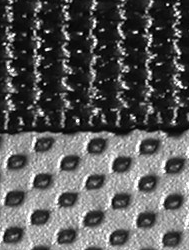
%> input picture data/spectral_data/bag.png, 189 x 250 px
$ octave task2.m   (GNU Octave 9; MATLAB toolbox functions it lacks are replaced by stand-ins)
%> lines starting %> are read from the running program, lines starting %| are printed output that depends on the picture
### data/pairwise_distances.m
function D = pairwise_distances(X,Y)
%D = PAIRWISE_DISTANCES(X,Y)   Distances between points from two sets
% X and Y, an n-times-d and an m-times-d matrix with points in each row
% D, n-times-m matriw with pointwise distances

n = size(X,1);
m = size(Y,1);
D = zeros(n,m);
for i = 1:size(X,2)
    D = D + (X(:,i)*ones(1,m)-ones(n,1)*Y(:,i)').^2;
end

### data/task2.m
clear
close all
addpath('spectral_functions')

I = imread('bag.png');
%> I is the input picture: size 250x189 uint8; min 0, max 255, mean 89.3
I = double(I(221:250,1:30));
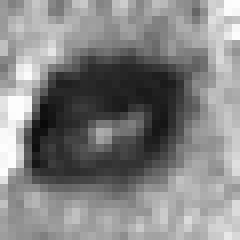
%> I: size 30x30 double (shown 8 times larger); min 9, max 253, mean 131.5

[X,Y] = ndgrid(1:size(I,1),1:size(I,2));
P = pairwise_distances([X(:),Y(:)],[X(:),Y(:)]);
%> after the loop in pairwise_distances, `for i = 1:size(X,2)`:
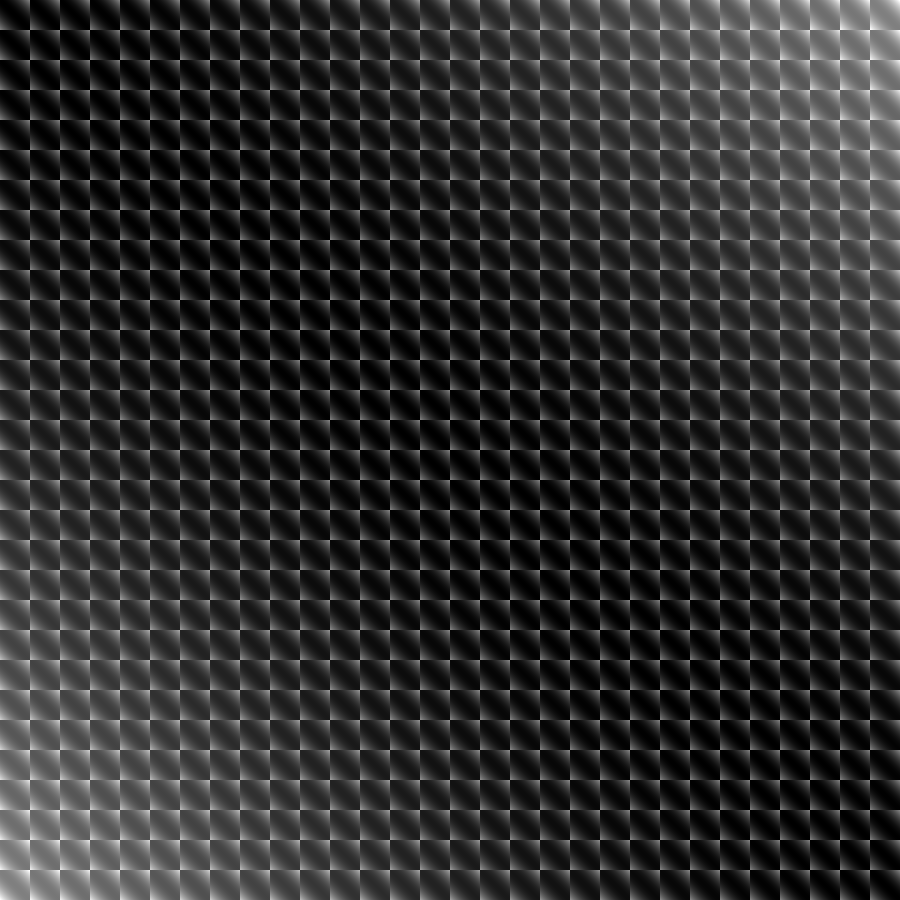
%> D: size 900x900 double; min 0, max 1682, mean 299.7; drawn with min black and max white
S = pairwise_distances(I(:),I(:));
%> the loop in pairwise_distances (call 2), `for i = 1:size(X,2)` made 1 pass
%> pass 1, in pairwise_distances (call 2), `D = D + (X(:,i)*ones(1,m)-ones(n,1)*Y(:,i)').^2;`:
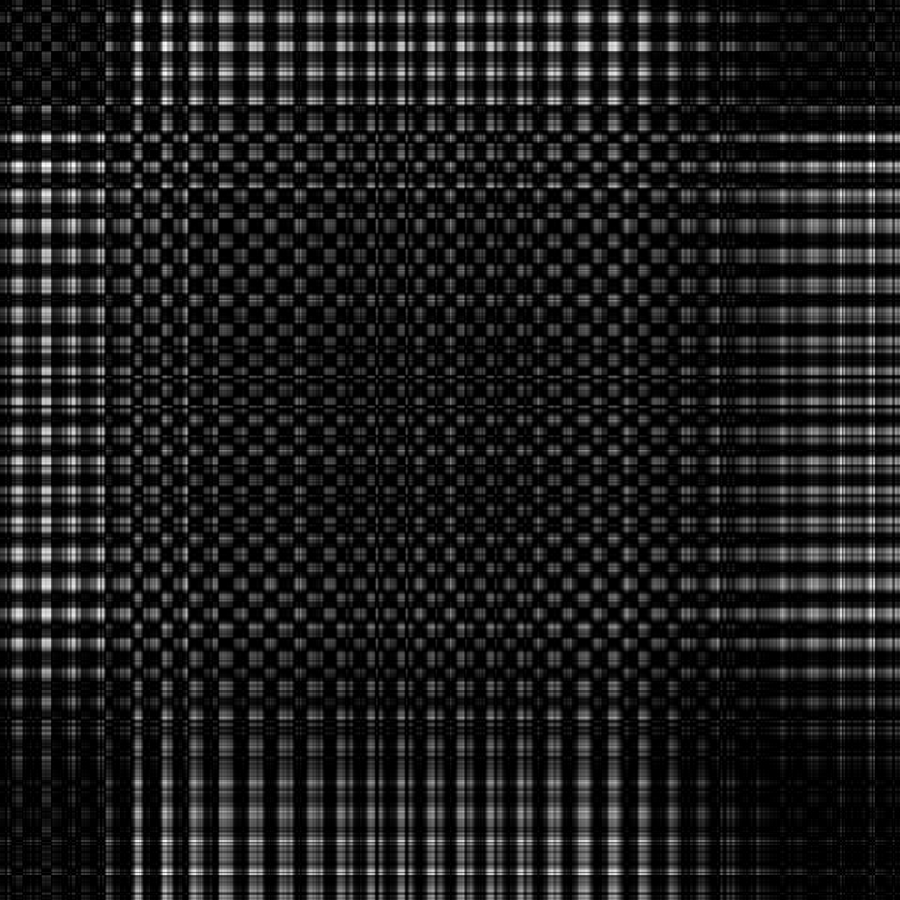
%> D: size 900x900 double; min 0, max 59536, mean 7082.7; drawn with min black and max white

sigmaS = 500;
sigmaP = 100;
r = inf;
k = 2;

W = exp(-S/sigmaS).*exp(-P/sigmaP).*(P<r);
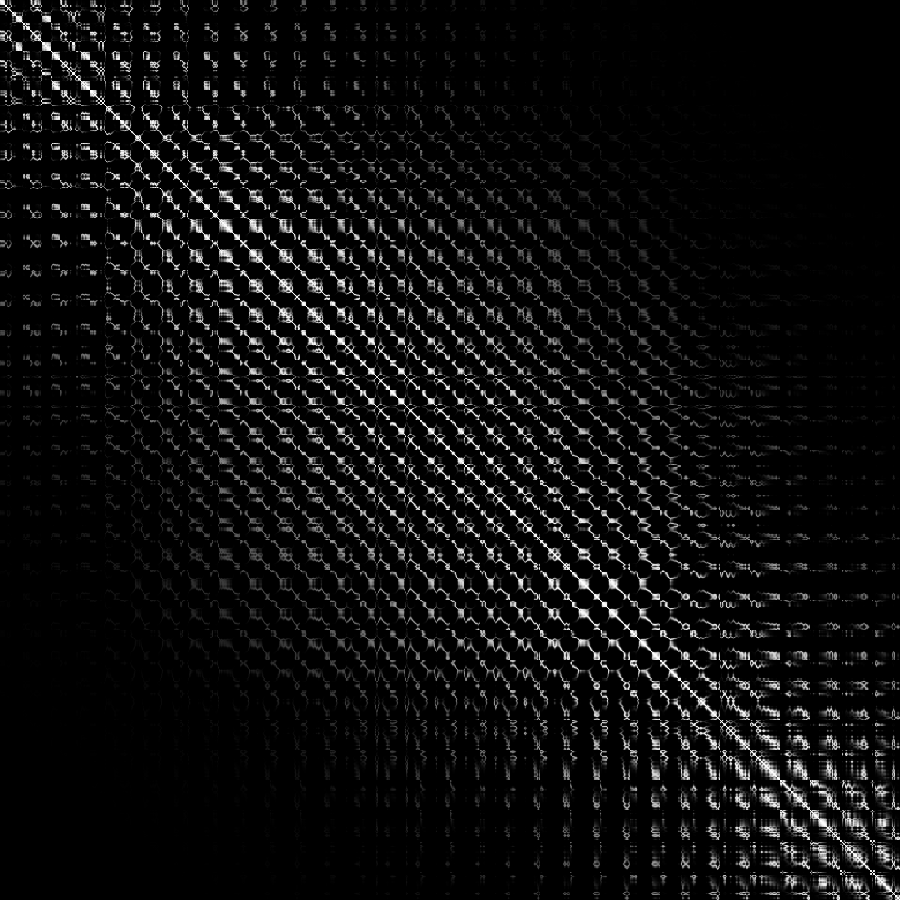
%> W: size 900x900 double; min 6.44e-56, max 1, mean 0.0596

%> (the run ends here)
